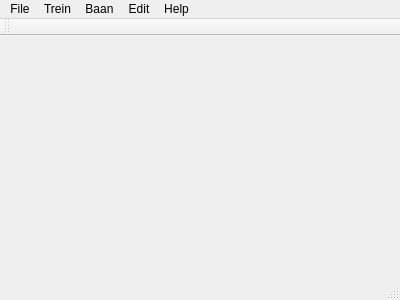
<?xml version="1.0" encoding="UTF-8"?>
<ui version="4.0">
 <class>MainWindow</class>
 <widget class="QMainWindow" name="MainWindow">
  <property name="geometry">
   <rect>
    <x>0</x>
    <y>0</y>
    <width>400</width>
    <height>300</height>
   </rect>
  </property>
  <property name="windowTitle">
   <string>MainWindow</string>
  </property>
  <widget class="QWidget" name="centralWidget"/>
  <widget class="QMenuBar" name="menuBar">
   <property name="geometry">
    <rect>
     <x>0</x>
     <y>0</y>
     <width>400</width>
     <height>25</height>
    </rect>
   </property>
   <widget class="QMenu" name="menuFile">
    <property name="title">
     <string>File</string>
    </property>
    <addaction name="actionOpen"/>
    <addaction name="actionClose"/>
    <addaction name="actionSave"/>
    <addaction name="actionExit"/>
   </widget>
   <widget class="QMenu" name="menuTrein">
    <property name="title">
     <string>Trein</string>
    </property>
    <addaction name="actionNieuweTrein"/>
    <addaction name="actionTreinen_venster"/>
   </widget>
   <widget class="QMenu" name="menuBaan">
    <property name="title">
     <string>Baan</string>
    </property>
    <addaction name="actionTd_Dump"/>
    <addaction name="actionIO_Overzicht"/>
    <addaction name="actionBaan_Overzicht"/>
    <addaction name="actionView_Messages"/>
   </widget>
   <widget class="QMenu" name="menuEdit">
    <property name="title">
     <string>Edit</string>
    </property>
    <addaction name="actionNieuw_Blok"/>
    <addaction name="actionNieuw_IO"/>
    <addaction name="actionCheck"/>
   </widget>
   <widget class="QMenu" name="menuHelp">
    <property name="layoutDirection">
     <enum>Qt::LeftToRight</enum>
    </property>
    <property name="title">
     <string>Help</string>
    </property>
    <addaction name="actionAbout_Baan"/>
   </widget>
   <addaction name="menuFile"/>
   <addaction name="menuTrein"/>
   <addaction name="menuBaan"/>
   <addaction name="menuEdit"/>
   <addaction name="menuHelp"/>
  </widget>
  <widget class="QToolBar" name="mainToolBar">
   <attribute name="toolBarArea">
    <enum>TopToolBarArea</enum>
   </attribute>
   <attribute name="toolBarBreak">
    <bool>false</bool>
   </attribute>
  </widget>
  <widget class="QStatusBar" name="statusBar"/>
  <action name="actionOpen">
   <property name="text">
    <string>Open</string>
   </property>
  </action>
  <action name="actionClose">
   <property name="text">
    <string>Close</string>
   </property>
  </action>
  <action name="actionSave">
   <property name="text">
    <string>Save</string>
   </property>
  </action>
  <action name="actionExit">
   <property name="text">
    <string>Exit</string>
   </property>
  </action>
  <action name="actionNieuweTrein">
   <property name="text">
    <string>NieuweTrein</string>
   </property>
  </action>
  <action name="actionTreinen_venster">
   <property name="text">
    <string>Treinen Venster</string>
   </property>
  </action>
  <action name="actionTd_Dump">
   <property name="text">
    <string>td Dump</string>
   </property>
  </action>
  <action name="actionIO_Overzicht">
   <property name="text">
    <string>IO Overzicht</string>
   </property>
  </action>
  <action name="actionBaan_Overzicht">
   <property name="text">
    <string>Baan Overzicht</string>
   </property>
  </action>
  <action name="actionNieuw_Blok">
   <property name="text">
    <string>Nieuw Blok</string>
   </property>
  </action>
  <action name="actionNieuw_IO">
   <property name="text">
    <string>Nieuw IO</string>
   </property>
  </action>
  <action name="actionCheck">
   <property name="text">
    <string>Check</string>
   </property>
  </action>
  <action name="actionAbout_Baan">
   <property name="text">
    <string>About Baan</string>
   </property>
  </action>
  <action name="actionView_Messages">
   <property name="text">
    <string>View Messages</string>
   </property>
  </action>
 </widget>
 <layoutdefault spacing="6" margin="11"/>
 <resources/>
 <connections/>
</ui>
